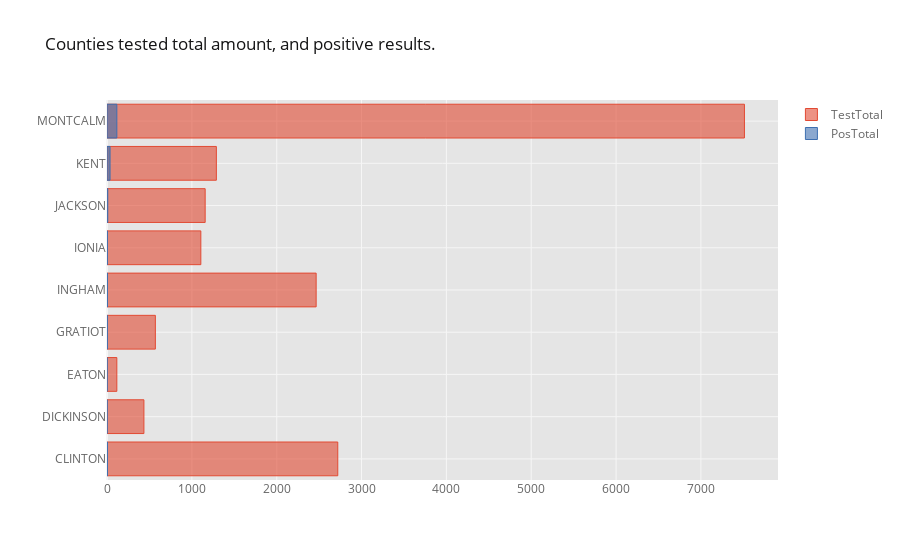

The code cell stored with this chart in its notebook:
### Code cell
data_clean.groupby('CNTY_NAME', as_index=False, sort=True).sum().to_csv('CNTY_NAME_GROUP.csv', index=False)
cwd5 = pd.read_csv('CNTY_NAME_GROUP.csv')
cwd5



cwd5.iplot(kind='barh', barmode='overlay', x='CNTY_NAME', y=['TestTotal', 'PosTotal'],
           title= 'Counties tested total amount, and positive results.')

### Figure 1 — Plotly figure (JSON) as saved in the notebook; plotly's stock layout.template omitted (floating-point values rounded to 4 significant figures)
{"data": [{"marker": {"color": "rgba(226, 74, 51, 0.6)", "line": {"color": "rgba(226, 74, 51, 1.0)", "width": 1}}, "name": "TestTotal", "orientation": "h", "text": "", "type": "bar", "x": [2720, 435, 116, 570, 2465, 1106, 1157, 1289, 7513], "y": ["CLINTON", "DICKINSON", "EATON", "GRATIOT", "INGHAM", "IONIA", "JACKSON", "KENT", "MONTCALM"]}, {"marker": {"color": "rgba(62, 111, 176, 0.6)", "line": {"color": "rgba(62, 111, 176, 1.0)", "width": 1}}, "name": "PosTotal", "orientation": "h", "text": "", "type": "bar", "x": [5, 1, 1, 4, 5, 4, 9, 36, 116], "y": ["CLINTON", "DICKINSON", "EATON", "GRATIOT", "INGHAM", "IONIA", "JACKSON", "KENT", "MONTCALM"]}], "layout": {"barmode": "overlay", "legend": {"bgcolor": "#FFFFFF", "font": {"color": "#666666"}}, "paper_bgcolor": "#FFFFFF", "plot_bgcolor": "#E5E5E5", "title": {"font": {"color": "#151516"}, "text": "Counties tested total amount, and positive results."}, "xaxis": {"gridcolor": "#F6F6F6", "showgrid": true, "tickfont": {"color": "#666666"}, "title": {"font": {"color": "#666666"}, "text": ""}, "zerolinecolor": "#F6F6F6"}, "yaxis": {"gridcolor": "#F6F6F6", "showgrid": true, "tickfont": {"color": "#666666"}, "title": {"font": {"color": "#666666"}, "text": ""}, "zerolinecolor": "#F6F6F6"}}}
